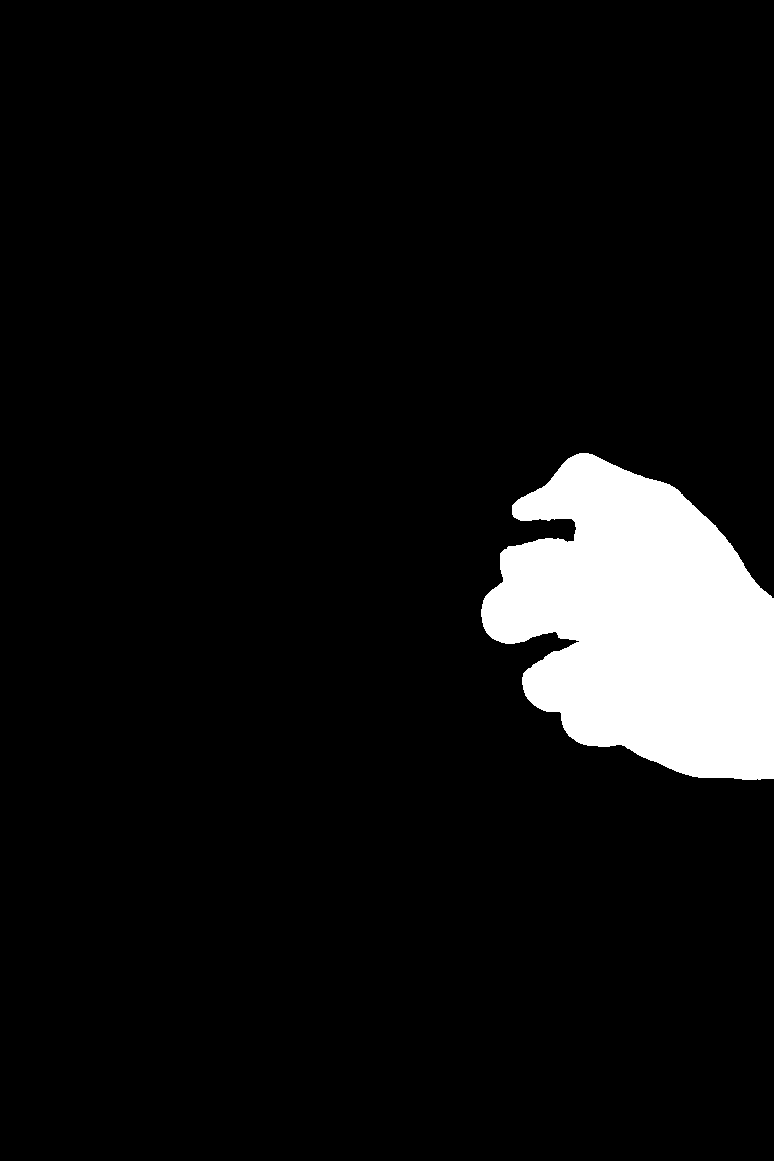
#> input picture testcase/mask_hand_1.png, 774 x 1161 px
$ python test_phase4_zenmux.py --image ../testcase/mask_hand_1.png
#> lines starting #> are read from the running program, lines starting #| are printed output that depends on the picture; after the words box and inside, x2 and y2 are one past the last pixel; in counts of white or black regions, pixels touching at a corner belong together
### src/prosthetic_grasp/common/io.py
from __future__ import annotations

import json
from pathlib import Path

import numpy as np
from PIL import Image


def load_image(path: str | Path) -> np.ndarray:
#> called with path = '../testcase/mask_hand_1.png'
    image = Image.open(path).convert("RGB")
#> image: PIL image 774x1161 RGB; 7.3% white; 1 white region, box (x1, y1, x2, y2) and area: (481, 453, 774, 780) 65293
    return np.array(image)


def load_depth(path: str | Path) -> np.ndarray:
    image = Image.open(path)
    return np.array(image)


def save_image(path: str | Path, array: np.ndarray) -> None:
    Path(path).parent.mkdir(parents=True, exist_ok=True)
    Image.fromarray(array).save(path)


def save_mask(path: str | Path, mask: np.ndarray) -> None:
    save_image(path, (mask.astype(np.uint8) * 255))


# [4 lines left out: function save_json, not called in this run]

### src/prosthetic_grasp/common/image_editing.py
from __future__ import annotations

import base64
import io
import time
from dataclasses import dataclass

import numpy as np
from PIL import Image

from prosthetic_grasp.common.secrets import get_secret
from prosthetic_grasp.common.types import ROIBox


FLUX_FILL_MODEL_ID = "black-forest-labs/FLUX.1-Fill-dev"
STABILITY_SDXL_MODEL_ID = "stable-diffusion-xl-1024-v1-0"
STABILITY_ERASE_ENDPOINT = "https://api.stability.ai/v2beta/stable-image/edit/erase"
STABILITY_INPAINT_ENDPOINT = "https://api.stability.ai/v2beta/stable-image/edit/inpaint"
STABILITY_LEGACY_INPAINT_MODEL_NAME = "stable-diffusion-3.5-large-turbo"
ZENMUX_BASE_URL = "https://zenmux.ai/api/v1"


@dataclass
class ImageEditConfig:
    mode: str = "local"
    model_name: str = "flux-fill"
    model_id: str = FLUX_FILL_MODEL_ID
    prompt: str = ""
    guidance_scale: float = 30.0
    num_inference_steps: int = 50
    pad_ratio: float = 0.25
    preserve_unmasked_pixels: bool = False
    openai_model: str = "gpt-image-1"
    stability_endpoint: str = ""
    stability_output_format: str = "png"
    zenmux_base_url: str = ZENMUX_BASE_URL

    def __post_init__(self) -> None:
        self.mode = self.mode.strip().lower()
        self.model_name = self.model_name.strip().lower()
        if self.guidance_scale < 0:
            raise ValueError(f"guidance_scale must be non-negative, got {self.guidance_scale}.")
        if self.num_inference_steps <= 0:
            raise ValueError(f"num_inference_steps must be positive, got {self.num_inference_steps}.")
        if self.pad_ratio < 0:
            raise ValueError(f"pad_ratio must be non-negative, got {self.pad_ratio}.")
        if self.mode == "local":
            if self.model_name != "flux-fill":
                raise ValueError(f"Local image editing supports only model_name='flux-fill', got {self.model_name!r}.")
            if not self.model_id:
                raise ValueError("Local flux-fill requires a non-empty model_id.")
            return
        if self.mode == "api":
            supported_api_models = {
                "flux-fill",
                "gpt",
                "openai",
                "gpt-image-1",
                "stability-erase",
                "stability-inpaint",
                "zenmux",
                STABILITY_LEGACY_INPAINT_MODEL_NAME,
            }
            if self.model_name not in supported_api_models:
                raise ValueError(f"Unsupported API image-edit model_name: {self.model_name!r}.")
            if self.model_name == STABILITY_LEGACY_INPAINT_MODEL_NAME:
                self.model_name = "stability-inpaint"
            if self.model_name == "stability-inpaint" and self.model_id == FLUX_FILL_MODEL_ID:
                self.model_id = STABILITY_SDXL_MODEL_ID
            if self.stability_output_format not in {"png", "jpeg", "webp"}:
                raise ValueError(
                    f"stability_output_format must be 'png', 'jpeg', or 'webp', got {self.stability_output_format!r}."
                )
            if self.model_name == "zenmux" and not self.model_id:
                raise ValueError("ZenMux image editing requires model_id, for example 'openai/gpt-image-2'.")
            return
        raise ValueError(f"Unsupported image-edit mode: {self.mode!r}.")


_LOCAL_FLUX_FILL_PIPELINES: dict[tuple[str, str, str], object] = {}


def _validate_rgb_and_mask(image: np.ndarray, mask: np.ndarray) -> None:
    if image.ndim != 3 or image.shape[2] != 3:
        raise ValueError(f"Expected RGB image with shape (H, W, 3), got {image.shape}.")
    if mask.ndim != 2:
        raise ValueError(f"Expected 2D mask with shape (H, W), got {mask.shape}.")
    if image.shape[:2] != mask.shape:
        raise ValueError(f"Image/mask size mismatch: image={image.shape[:2]}, mask={mask.shape}.")


def crop_from_mask(image: np.ndarray, mask: np.ndarray, pad_ratio: float = 0.25) -> tuple[np.ndarray, np.ndarray, ROIBox]:
#> called with pad_ratio = 0.35
    _validate_rgb_and_mask(image, mask)
    ys, xs = np.where(mask)
    if len(xs) == 0:
        raise ValueError("Mask is empty; cannot compute ROI crop.")
    y0, y1 = ys.min(), ys.max()
#> y0 = 453; y1 = 779
    x0, x1 = xs.min(), xs.max()
#> x0 = 481; x1 = 773
    h, w = image.shape[:2]
    bh = y1 - y0 + 1
#> bh = 327
    bw = x1 - x0 + 1
#> bw = 293
    pad_y = max(int(bh * pad_ratio), 16)
#> pad_y = 114
    pad_x = max(int(bw * pad_ratio), 16)
#> pad_x = 102
    x0 = max(0, x0 - pad_x)
#> x0 = 379
    y0 = max(0, y0 - pad_y)
#> y0 = 339
    x1 = min(w, x1 + pad_x)
#> x1 = 774
    y1 = min(h, y1 + pad_y)
#> y1 = 893
    return image[y0:y1, x0:x1], mask[y0:y1, x0:x1], ROIBox(x0=x0, y0=y0, x1=x1, y1=y1)


# [227 lines left out: functions paste_crop_back, preserve_unmasked_pixels, _array_to_png_bytes, _binary_mask_to_png_bytes, _openai_mask_to_png_bytes, _resize_rgb_and_mask and 10 more, not called in this run]


def _run_zenmux_image_edit_api(config: ImageEditConfig, image_rgb: np.ndarray, mask: np.ndarray) -> np.ndarray:
    import requests

    if "/" in config.model_id and not config.model_id.startswith("openai/"):
        return _run_zenmux_vertex_image_edit_api(config, image_rgb, mask)

    api_key = get_secret("ZENMUX_API_KEY", required=True)
    base_url = get_secret("ZENMUX_BASE_URL") or config.zenmux_base_url or ZENMUX_BASE_URL
    url = base_url.rstrip("/") + "/images/edits"
    data = {
        "model": config.model_id,
        "prompt": config.prompt,
        "n": "1",
        "output_format": config.stability_output_format,
    }
    headers = {"Authorization": f"Bearer {api_key}"}

    # [6 lines left out: function post_with_image_field, not called in this run]

    response = post_with_image_field("image")
    if not response.ok and response.status_code in {400, 422}:
        response = post_with_image_field("image[]")
    if not response.ok:
        raise RuntimeError(
            f"ZenMux image edit API failed for model {config.model_id!r} with HTTP "
            f"{response.status_code}: {_decode_response_error(response)}"
        )
    return _decode_api_image(response.json())


# [126 lines left out: functions _decode_vertex_image, _run_zenmux_vertex_image_edit_api, _stability_headers, _run_stability_erase_api, _run_stability_inpaint_api, not called in this run]


def run_masked_image_edit(config: ImageEditConfig, image_rgb: np.ndarray, mask: np.ndarray) -> np.ndarray:
    _validate_rgb_and_mask(image_rgb, mask)
    model_name = config.model_name.strip().lower()
    mode = config.mode.strip().lower()

    if mode == "local":
        if model_name != "flux-fill":
            raise NotImplementedError(
                f"Local deployment currently only supports 'flux-fill', got {config.model_name!r}."
            )
        edited = _run_local_flux_fill(config, image_rgb, mask)
    elif mode == "api":
        if model_name == "flux-fill":
            edited = _run_bfl_flux_fill_api(config, image_rgb, mask)
        elif model_name in {"gpt", "openai", "gpt-image-1"}:
            edited = _run_openai_image_edit_api(config, image_rgb, mask)
        elif model_name == "zenmux":
            edited = _run_zenmux_image_edit_api(config, image_rgb, mask)
        elif model_name == "stability-erase":
            edited = _run_stability_erase_api(config, image_rgb, mask)
        elif model_name in {"stability-inpaint", STABILITY_LEGACY_INPAINT_MODEL_NAME}:
            edited = _run_stability_inpaint_api(config, image_rgb, mask)
        else:
            raise ValueError(f"Unsupported API image-edit model_name: {config.model_name}")
    else:
        raise ValueError(f"Unsupported image-edit mode: {config.mode}")

    edited = _ensure_rgb_size(edited, image_rgb.shape)
    if config.preserve_unmasked_pixels:
        edited = preserve_unmasked_pixels(image_rgb, edited, mask)
    return edited

### src/prosthetic_grasp/phases/phase4_inpaint.py
# [50 lines of commented-out code are left out]


from __future__ import annotations

from dataclasses import dataclass

import numpy as np

from prosthetic_grasp.common.image_editing import (
    FLUX_FILL_MODEL_ID,
    ImageEditConfig,
    STABILITY_INPAINT_ENDPOINT,
    crop_from_mask,
    paste_crop_back,
    run_masked_image_edit,
)
from prosthetic_grasp.common.prompts import DEFAULT_PHASE4_INTENTION, build_phase4_hand_generation_prompt
from prosthetic_grasp.common.types import Phase4InpaintResult

@dataclass
class Phase4InpaintConfig(ImageEditConfig):
    mode: str = "local"
    model_name: str = "flux-fill"
    model_id: str = FLUX_FILL_MODEL_ID
    stability_endpoint: str = STABILITY_INPAINT_ENDPOINT
    preserve_unmasked_pixels: bool = False
    intention: str = DEFAULT_PHASE4_INTENTION
    prompt: str = ""

class Phase4Inpaint:
    """Use an image-edit model to generate the healthy human-hand interaction image."""

    def __init__(self, config: Phase4InpaintConfig) -> None:
        self.config = config

    def run(self, image_rgb: np.ndarray, lollipop_mask: np.ndarray) -> Phase4InpaintResult:
        rgb_crop, mask_crop, roi_box = crop_from_mask(image_rgb, lollipop_mask, self.config.pad_ratio)
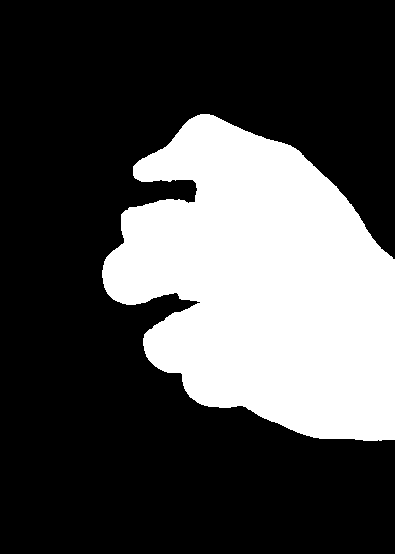
#> rgb_crop: shape (554, 395, 3); 29.8% white; 1 white region, box (x1, y1, x2, y2) and area: (102, 114, 395, 441) 65293
#> (the rest of the program and of its run is left out)
